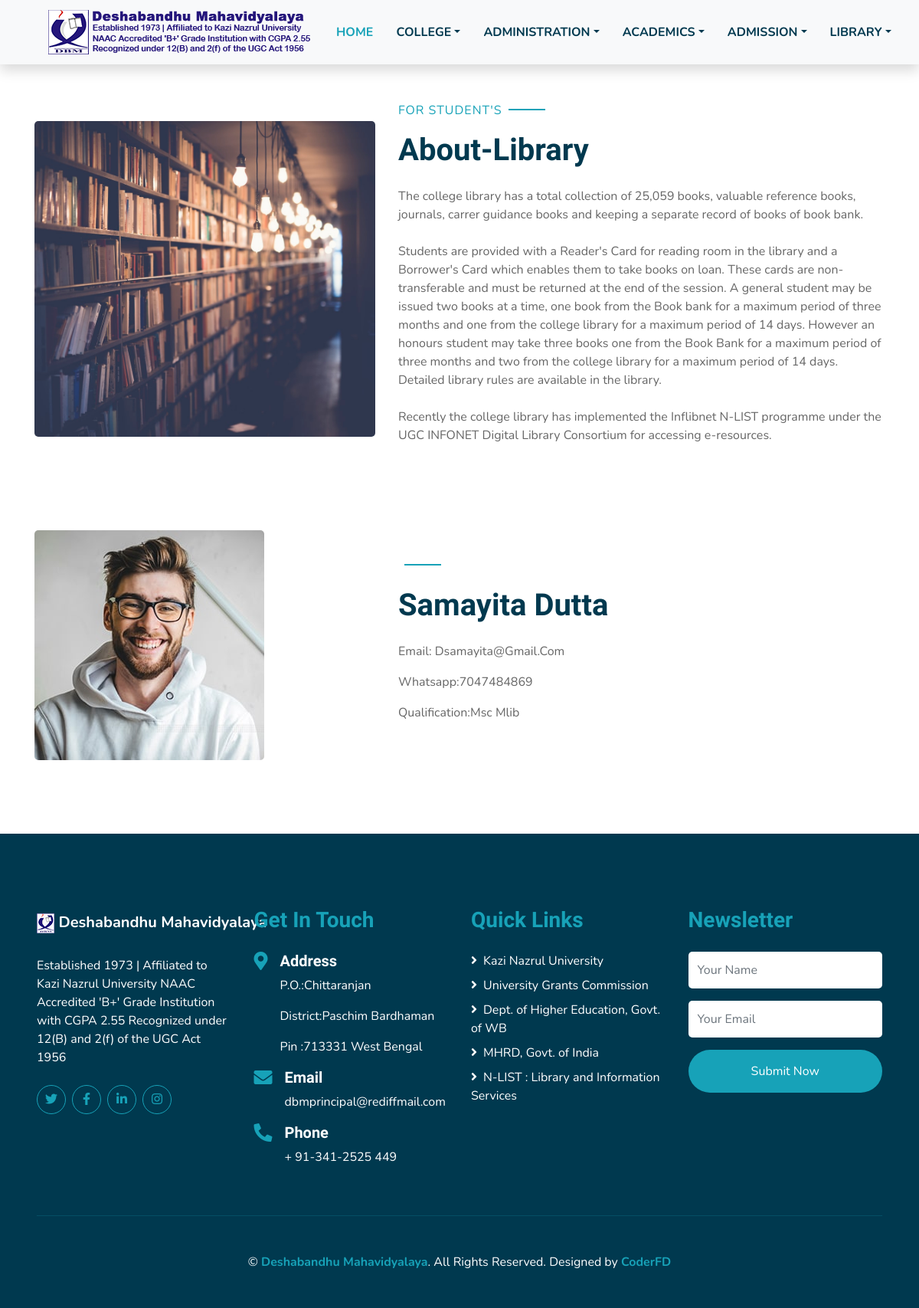
Screenshot of /About/ with the database file from the repository.
### public/models.py (models this page shows, shortened)
class librarian(models.Model):
    name          = models.CharField(max_length=100,null=True)
    desgination   = models.CharField(max_length=100,null=True)
    image         = models.ImageField(upload_to="media/pics/lib",null=True)
    mail_id       = models.EmailField()
    whatsapp      = models.CharField(max_length=10,null=True)

### public/views.py (the view)
# urls.py: path('About/',                         all.lib, name="lib_about"),
    def lib(self,request):
        l                   = librarian.objects.first()
        self.context['lib'] = l
        return render(request,"library.html",self.context)

### templates/library.html (shortened to what this page needs)
<!DOCTYPE html>
{%load static%}
<html lang="en">
<head>
    <link href="https://cdnjs.cloudflare.com/ajax/libs/font-awesome/5.10.0/css/all.min.css" rel="stylesheet">
    <link href="{%static 'lib/flaticon/font/flaticon.css'%}" rel="stylesheet">
    <link href="{%static 'lib/owlcarousel/assets/owl.carousel.min.css'%}" rel="stylesheet">
    <link href="{%static 'lib/lightbox/css/lightbox.min.css'%}" rel="stylesheet">
    <link href="{%static 'css/style.css'%}" rel="stylesheet">
</head>
<body>
    <div class="container-fluid bg-light position-relative shadow">
        <nav class="navbar navbar-expand-lg bg-light navbar-light py-3 py-lg-0 px-0 px-lg-5">
            <a href="" class="navbar-brand font-weight-bold text-secondary" style="font-size:19px;">
                <img src="{%static 'img/Images/header/logo.png'%}">
            </a>
            <div class="collapse navbar-collapse justify-content-between" id="navbarCollapse">
                <div class="navbar-nav font-weight-bold mx-auto py-0">
                    <a href="index.html" class="nav-item nav-link active">HOME</a>
                    <div class="nav-item dropdown">
                        <a href="#" class="nav-link dropdown-toggle" data-toggle="dropdown">COLLEGE</a>
                    </div>
                    <div class="nav-item dropdown">
                        <a href="#" class="nav-link dropdown-toggle" data-toggle="dropdown">ADMINISTRATION</a>
                    </div>
                    <div class="nav-item dropdown">
                        <a href="#" class="nav-link dropdown-toggle" data-toggle="dropdown">ACADEMICS</a>
                    </div>
                    <div class="nav-item dropdown">
                        <a href="#" class="nav-link dropdown-toggle" data-toggle="dropdown">ADMISSION</a>
                    </div>
                    <div class="nav-item dropdown">
                        <a href="#" class="nav-link dropdown-toggle" data-toggle="dropdown">LIBRARY</a>
                    </div>
                </div>
            </div>
        </nav>
    </div>
     <div class="container-fluid py-5">
        <div class="container">
            <div class="row align-items-center">
                <div class="col-lg-5">
                    <img class="img-fluid rounded mb-5 mb-lg-0" src="{%static 'img/lib.jpg'%}" alt="">
                </div>
                <div class="col-lg-7">
                    <p class="section-title pr-5"><span class="pr-2">For Student's</span></p>
                    <h1 class="mb-4">About-Library</h1>
                    <p>The college library has a total collection of 25,059 books, valuable reference books, journals, carrer guidance books and keeping a separate record of books of book bank.<br><br>Students are provided with a Reader's Card for reading room in the library and a Borrower's Card which enables them to take books on loan. These cards are non-transferable and must be returned at the end of the session. A general student may be issued two books at a time, one book from the Book bank for a maximum period of three months and one from the college library for a maximum period of 14 days. However an honours student may take three books one from the Book Bank for a maximum period of three months and two from the college library for a maximum period of 14 days. Detailed library rules are available in the library.<br><br>Recently the college library has implemented the Inflibnet N-LIST programme under the UGC INFONET Digital Library Consortium for accessing e-resources.</p>
                </div>
            </div>
        </div>
    </div>
    <div class="container-fluid py-5">
        <div class="container">
            <div class="row align-items-center">
                <div class="col-lg-5">
                    <img class="img-fluid rounded mb-5 mb-lg-0" src="{{lib.image.url}}" alt="">
                </div>
                <div class="col-lg-7">
                    <p class="section-title pr-5"><span class="pr-2"></span></p>
                    <h1 class="mb-4">{{lib.name}}</h1>
                    <p>Email: {{lib.mail_id}}</p>
                    <p>Whatsapp:{{lib.whatsapp}}</p>
                    <p>Qualification:{{lib.desgination}}</p>
                </div>
            </div>
        </div>
    </div>
     <div class="container-fluid bg-secondary text-white mt-5 py-5 px-sm-3 px-md-5">
        <div class="row pt-5">
            <div class="col-lg-3 col-md-6 mb-5">
                <a href="" class="navbar-brand font-weight-bold text-primary m-0 mb-4 p-0" style="font-size: 20px; line-height: 40px;">
                    <img src="{%static 'img/Images/header/111.png'%}">
                    <span class="text-white">Deshabandhu Mahavidyalaya</span>
                </a>
                <p>Established 1973 | Affiliated to Kazi Nazrul University
                    NAAC Accredited 'B+' Grade Institution with CGPA 2.55
                    Recognized under 12(B) and 2(f) of the UGC Act 1956</p>
                <div class="d-flex justify-content-start mt-4">
                    <a class="btn btn-outline-primary rounded-circle text-center mr-2 px-0"
                        style="width: 38px; height: 38px;" href="#"><i class="fab fa-twitter"></i></a>
                    <a class="btn btn-outline-primary rounded-circle text-center mr-2 px-0"
                        style="width: 38px; height: 38px;" href="#"><i class="fab fa-facebook-f"></i></a>
                    <a class="btn btn-outline-primary rounded-circle text-center mr-2 px-0"
                        style="width: 38px; height: 38px;" href="#"><i class="fab fa-linkedin-in"></i></a>
                    <a class="btn btn-outline-primary rounded-circle text-center mr-2 px-0"
                        style="width: 38px; height: 38px;" href="#"><i class="fab fa-instagram"></i></a>
                </div>
            </div>
            <div class="col-lg-3 col-md-6 mb-5">
                <h3 class="text-primary mb-4">Get In Touch</h3>
                <div class="d-flex">
                    <h4 class="fa fa-map-marker-alt text-primary"></h4>
                    <div class="pl-3">
                        <h5 class="text-white">Address</h5>
                        <p>P.O.:Chittaranjan</p>
                       <p> District:Paschim Bardhaman</p>
                       <p>Pin :713331 West Bengal</p>
                    </div>
                </div>
                <div class="d-flex">
                    <h4 class="fa fa-envelope text-primary"></h4>
                    <div class="pl-3">
                        <h5 class="text-white">Email</h5>
                        <p>dbmprincipal@rediffmail.com</p>
                    </div>
                </div>
                <div class="d-flex">
                    <h4 class="fa fa-phone-alt text-primary"></h4>
                    <div class="pl-3">
                        <h5 class="text-white">Phone</h5>
                        <p>+ 91-341-2525 449</p>
                    </div>
                </div>
            </div>
            <div class="col-lg-3 col-md-6 mb-5">
                <h3 class="text-primary mb-4">Quick Links</h3>
                <div class="d-flex flex-column justify-content-start">
                    <a class="text-white mb-2" href="http://www.knu.ac.in/"><i class="fa fa-angle-right mr-2"></i>Kazi Nazrul University</a>
                    <a class="text-white mb-2" href="https://www.ugc.ac.in/"><i class="fa fa-angle-right mr-2"></i>University Grants Commission</a>
                    <a class="text-white mb-2" href="https://banglaruchchashiksha.wb.gov.in/"><i class="fa fa-angle-right mr-2"></i>Dept. of Higher Education, Govt. of WB</a>
                    <a class="text-white mb-2" href="https://www.education.gov.in/en"><i class="fa fa-angle-right mr-2"></i>MHRD, Govt. of India</a>
                    <a class="text-white mb-2" href="https://nlist.inflibnet.ac.in/"><i class="fa fa-angle-right mr-2"></i>N-LIST : Library and Information Services</a>
                </div>
            </div>
            <div class="col-lg-3 col-md-6 mb-5">
                <h3 class="text-primary mb-4">Newsletter</h3>
                <form action="">
                    <div class="form-group">
                        <input type="text" class="form-control border-0 py-4" placeholder="Your Name" required="required" />
                    </div>
                    <div class="form-group">
                        <input type="email" class="form-control border-0 py-4" placeholder="Your Email"
                            required="required" />
                    </div>
                    <div>
                        <button class="btn btn-primary btn-block border-0 py-3" type="submit">Submit Now</button>
                    </div>
                </form>
            </div>
        </div>
        <div class="container-fluid pt-5" style="border-top: 1px solid rgba(23, 162, 184, .2);;">
            <p class="m-0 text-center text-white">
                &copy; <a class="text-primary font-weight-bold" href="#">Deshabandhu Mahavidyalaya</a>. All Rights Reserved. Designed
                by
                <a class="text-primary font-weight-bold" href="">CoderFD</a>
            </p>
        </div>
    </div>
</body>
</html>

### rows the page displays
librarian: image (picture), name "Samayita Dutta", mail_id "Dsamayita@Gmail.Com", whatsapp "7047484869", desgination "Msc Mlib"
